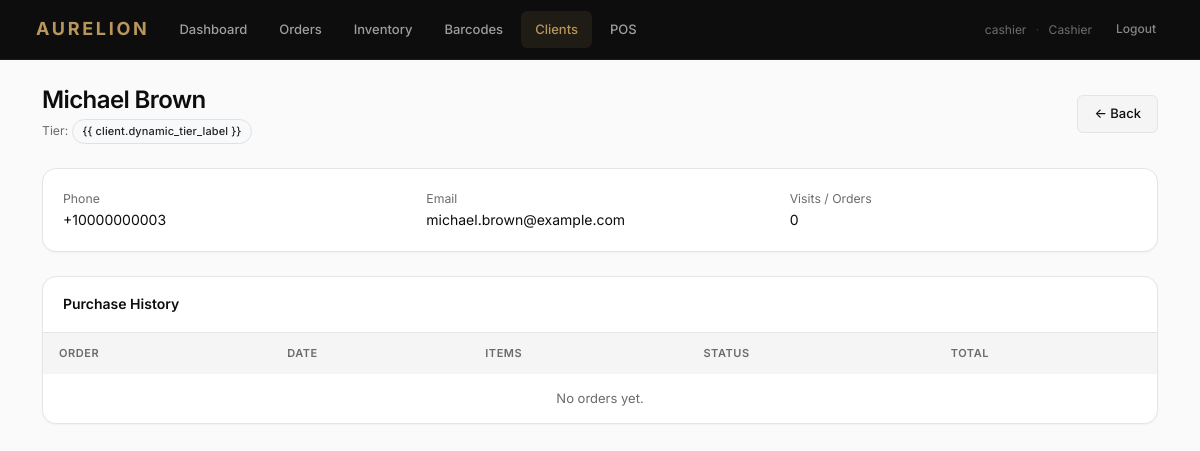
Before: /clients/3/ (signed in) with the older database file.
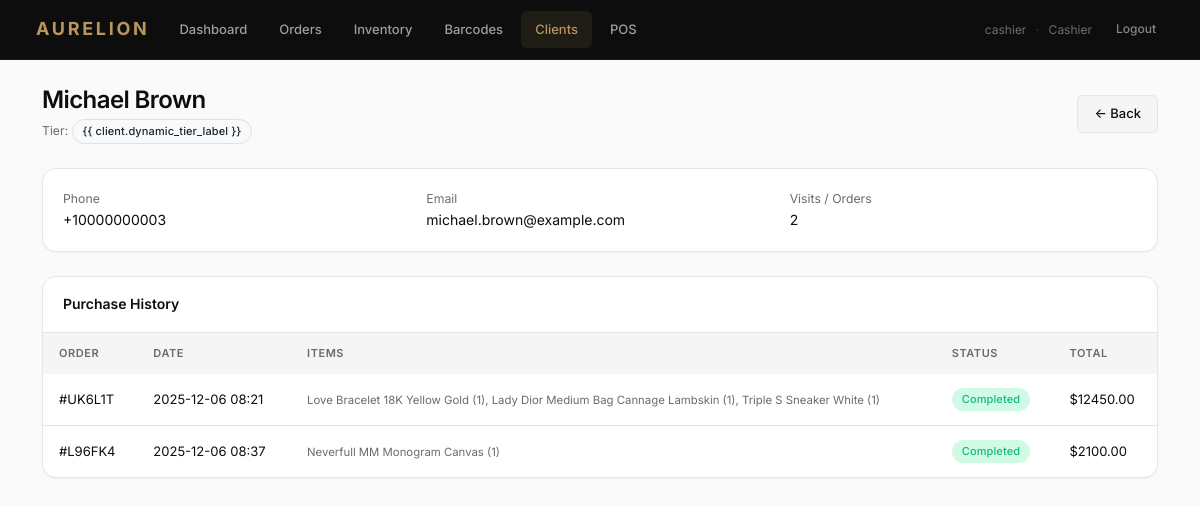
After: the same page with the newer database file.
### core/models.py (models this page shows, shortened)
class Client(models.Model):
    class LoyaltyTier(models.TextChoices):
        REGULAR = 'REGULAR', _('Regular')
        SILVER = 'SILVER', _('Silver')
        GOLD = 'GOLD', _('Gold')
        PLATINUM = 'PLATINUM', _('Platinum')
    first_name = models.CharField(max_length=100)
    last_name = models.CharField(max_length=100, blank=True)
    phone = models.CharField(max_length=20, unique=True)
    email = models.EmailField(unique=True, null=True, blank=True)
    birthday = models.DateField(null=True, blank=True)
    notes = models.TextField(blank=True)
    prefers_communication = models.BooleanField(default=True)
    loyalty_tier = models.CharField(max_length=20, choices=LoyaltyTier.choices, default=LoyaltyTier.REGULAR, blank=True)
    created_at = models.DateTimeField(auto_now_add=True)

class Order(models.Model):
    class Type(models.TextChoices):
        SALE = 'SALE', _('Sale')
        RETURN = 'RETURN', _('Return')
        EXCHANGE = 'EXCHANGE', _('Exchange')
    class Status(models.TextChoices):
        DRAFT = 'DRAFT', _('Draft')
        CANCELLED = 'CANCELLED', _('Cancelled')
        COMPLETED = 'COMPLETED', _('Completed')
        PARTIALLY_RETURNED = 'PARTIALLY_RETURNED', _('Partially Returned')
        FULLY_RETURNED = 'FULLY_RETURNED', _('Fully Returned')
        REFUNDED = 'REFUNDED', _('Refunded')
        REFUND_PENDING = 'REFUND_PENDING', _('Refund Pending')
    type = models.CharField(
        max_length=20,
        choices=Type.choices,
        default=Type.SALE,
        db_index=True
    )
    parent_order = models.ForeignKey(
        'self',
        on_delete=models.PROTECT,
        null=True,
        blank=True,
        related_name='child_orders',
        help_text='For RETURN/EXCHANGE orders, this points to the original SALE order'
    )
    order_code = models.CharField(max_length=12, unique=True, blank=True, null=True, default=None)
    client = models.ForeignKey(Client, on_delete=models.SET_NULL, null=True, blank=True)
    location = models.ForeignKey(Location, on_delete=models.PROTECT)
    created_by = models.ForeignKey(User, on_delete=models.PROTECT)
    created_at = models.DateTimeField(auto_now_add=True)
    status = models.CharField(max_length=25, choices=Status.choices, default=Status.DRAFT)
    total_amount = models.DecimalField(max_digits=12, decimal_places=2, default=0)
    total_discount = models.DecimalField(max_digits=12, decimal_places=2, default=0)
    loyalty_points_earned = models.IntegerField(default=0)
    loyalty_points_redeemed = models.IntegerField(default=0)
    @property
    def ui_status(self):
        if self.type == self.Type.EXCHANGE:
            return 'EXCHANGE'
        elif self.type == self.Type.RETURN:
            return 'RETURN'
        return self.status

class OrderItem(models.Model):
    order = models.ForeignKey(Order, on_delete=models.CASCADE, related_name='items')
    variant = models.ForeignKey(ProductVariant, on_delete=models.PROTECT)
    quantity = models.PositiveIntegerField()
    unit_price = models.DecimalField(max_digits=10, decimal_places=2)
    line_discount = models.DecimalField(max_digits=10, decimal_places=2, default=0)
    qty_returned = models.PositiveIntegerField(
        default=0,
        help_text='Total quantity returned or exchanged from this line item'
    )
    class Meta:
        constraints = [
            models.CheckConstraint(
                check=models.Q(qty_returned__lte=models.F('quantity')),
                name='qty_returned_lte_quantity'
            )
        ]

class ProductVariant(models.Model):
    HARDWARE_CHOICES = [
        ('Gold', 'Gold'),
        ('Silver', 'Silver'),
        ('Palladium', 'Palladium'),
        ('Rose Gold', 'Rose Gold'),
        ('Ruthenium', 'Ruthenium'),
        ('Brass', 'Brass'),
        ('None', 'None'),
    ]
    CURRENCY_CHOICES = [
        ('USD', 'USD'),
        ('EUR', 'EUR'),
        ('GBP', 'GBP'),
        ('UZS', 'UZS'),
    ]
    product = models.ForeignKey(Product, on_delete=models.CASCADE, related_name='variants')
    sku = models.CharField(max_length=50, unique=True)
    color = models.CharField(max_length=50)
    size = models.CharField(max_length=20)
    hardware_type = models.CharField(max_length=50, choices=HARDWARE_CHOICES, blank=True)
    variant_material = models.CharField(max_length=100, blank=True)
    cost_price = models.DecimalField(max_digits=10, decimal_places=2)
    retail_price = models.DecimalField(max_digits=10, decimal_places=2)
    currency = models.CharField(max_length=3, choices=CURRENCY_CHOICES, default='USD')
    serial_number = models.CharField(max_length=100, blank=True, unique=True, null=True)
    authentication_code = models.CharField(max_length=100, blank=True)
    edition_number = models.CharField(max_length=50, blank=True)
    initial_quantity = models.PositiveIntegerField(default=1)
    storage_location = models.ForeignKey(Location, on_delete=models.PROTECT, null=True, blank=True)
    minimum_stock_level = models.PositiveIntegerField(default=1)
    created_at = models.DateTimeField(auto_now_add=True)
    updated_at = models.DateTimeField(auto_now=True)
    class Meta:
        unique_together = ('product', 'color', 'size')

class Product(models.Model):
    BRAND_CHOICES = [
        ('Gucci', 'Gucci'), ('Prada', 'Prada'), ('Louis Vuitton', 'Louis Vuitton'),
        ('Hermès', 'Hermès'), ('Chanel', 'Chanel'), ('Dior', 'Dior'),
        ('Balenciaga', 'Balenciaga'), ('Saint Laurent', 'Saint Laurent'),
        ('Burberry', 'Burberry'), ('Fendi', 'Fendi'), ('Versace', 'Versace'),
        ('Valentino', 'Valentino'), ('Givenchy', 'Givenchy'), ('Bottega Veneta', 'Bottega Veneta'),
        ('Loewe', 'Loewe'), ('Celine', 'Celine'), ('Alexander McQueen', 'Alexander McQueen'),
        ('Dolce & Gabbana', 'Dolce & Gabbana'), ('Tom Ford', 'Tom Ford'), ('The Row', 'The Row'),
        ('Brunello Cucinelli', 'Brunello Cucinelli'), ('Loro Piana', 'Loro Piana'),
        ('Other', 'Other')
    ]
    MATERIAL_CHOICES = [
        ('Cotton', 'Cotton'), ('Silk', 'Silk'), ('Wool', 'Wool'), ('Cashmere', 'Cashmere'),
        ('Linen', 'Linen'), ('Leather', 'Leather'), ('Denim', 'Denim'), ('Velvet', 'Velvet'),
        ('Satin', 'Satin'), ('Chiffon', 'Chiffon'), ('Tweed', 'Tweed'), ('Polyester', 'Polyester'),
        ('Viscose', 'Viscose'), ('Nylon', 'Nylon'), ('Elastane', 'Elastane'),
        ('Other', 'Other'), ('Blend', 'Blend')
    ]
    CATEGORY_CHOICES = [
        ('Bags', 'Bags'),
        ('Shoes', 'Shoes'),
        ('Accessories', 'Accessories'),
        ('Clothing', 'Clothing'),
        ('Jewelry', 'Jewelry'),
        ('Watches', 'Watches'),
        ('Eyewear', 'Eyewear'),
        ('Fragrance', 'Fragrance'),
    ]
    CONDITION_CHOICES = [
        ('New', 'New'),
        ('Display', 'Display'),
        ('Vintage', 'Vintage'),
        ('Like New', 'Like New'),
    ]
    PACKAGING_CONDITION_CHOICES = [
        ('Pristine', 'Pristine / Like New'),
        ('Complete', 'Complete - Minor Wear'),
        ('Partial', 'Partial - Missing Components'),
        ('Worn', 'Worn / Damaged'),
    ]
    brand = models.CharField(max_length=100)
    name = models.CharField(max_length=100)
    category = models.CharField(max_length=50, choices=CATEGORY_CHOICES, default='Accessories')
    collection = models.CharField(max_length=100, blank=True)
    season = models.CharField(max_length=50, blank=True)
    description = models.TextField(blank=True)
    base_sku = models.CharField(max_length=50, unique=True)
    supplier_product_code = models.CharField(max_length=100, blank=True)
    material = models.CharField(max_length=100, blank=True)
    material_composition = models.TextField(blank=True, help_text="Specific blend details or other material name")
    condition = models.CharField(max_length=20, choices=CONDITION_CHOICES, default='New')
    release_year = models.IntegerField(null=True, blank=True)
    is_limited_edition = models.BooleanField(default=False)
    has_box = models.BooleanField(default=False)
    has_dust_bag = models.BooleanField(default=False)
    has_warranty_card = models.BooleanField(default=False)
    has_care_card = models.BooleanField(default=False)
    has_extras = models.BooleanField(default=False)
    packaging_notes = models.TextField(blank=True)
    packaging_condition = models.CharField(max_length=50, blank=True, choices=PACKAGING_CONDITION_CHOICES)
    provenance_notes = models.TextField(blank=True)
    country_of_origin = models.CharField(max_length=100, blank=True)
    image = models.ImageField(upload_to='products/', null=True, blank=True)
    internal_tags = models.TextField(blank=True, help_text="Comma-separated tags")
    keywords = models.TextField(blank=True)
    display_notes = models.TextField(blank=True)
    is_luxury_product = models.BooleanField(default=False)
    is_archived = models.BooleanField(default=False)

### core/views.py (the view)
# urls.py: path('clients/<int:pk>/', views.ClientDetailView.as_view(), name='client_detail'),
class ClientDetailView(SalesAssociateRequiredMixin, DetailView):
    model = Client
    template_name = 'core/client_detail.html'
    context_object_name = 'client'

### core/models.py (called while the page is built)
    def is_owner(self):
        return self.role == self.Role.OWNER

    def is_cashier(self):
        return self.role == self.Role.CASHIER or self.is_owner()

    def is_sales_associate(self):
        return self.role == self.Role.SALES_ASSOCIATE or self.is_cashier()

### core/permissions.py (called while the page is built)
    def test_func(self):
        user = self.request.user
        return user.is_authenticated and user.is_sales_associate()

### core/templates/core/client_detail.html (shortened to what this page needs)
{% extends 'core/base.html' %}
{% load tz %}
{% block content %}
<div class="d-flex justify-content-between align-items-center mb-4">
    <div>
        <h2 class="mb-1">{{ client.first_name }} {{ client.last_name }}</h2>
        <p class="text-muted small mb-0">Tier: <span class="badge bg-light text-dark border">{{
                client.dynamic_tier_label }}</span></p>
    </div>
    <a href="{% url 'client_list' %}" class="btn btn-view">&larr; Back</a>
</div>
<div class="card">
    <div class="card-body">
        <div class="row g-3">
            <div class="col-md-4">
                <div class="text-muted small">Phone</div>
                <div>{{ client.phone }}</div>
            </div>
            <div class="col-md-4">
                <div class="text-muted small">Email</div>
                <div>{{ client.email|default:"-" }}</div>
            </div>
            <div class="col-md-4">
                <div class="text-muted small">Visits / Orders</div>
                <div>{{ client.order_set.count }}</div>
            </div>
        </div>
    </div>
</div>
<div class="card mt-4">
    <div class="card-header">Purchase History</div>
    <div class="table-responsive">
        <table class="table mb-0">
            <thead>
                <tr>
                    <th>Order</th>
                    <th>Date</th>
                    <th>Items</th>
                    <th>Status</th>
                    <th>Total</th>
                </tr>
            </thead>
            <tbody>
                {% for order in client.order_set.all %}
                <tr>
                    <td>#{{ order.order_code|default:order.id }}</td>
                    <td>{{ order.created_at|localtime|date:"Y-m-d H:i" }}</td>
                    <td>
                        <small class="text-muted">
                            {% for item in order.items.all %}
                            {{ item.variant.product.name }} ({{ item.quantity }}){% if not forloop.last %}, {% endif %}
                            {% endfor %}
                        </small>
                    </td>
                    <td>
                        {% if order.ui_status == 'EXCHANGE' %}
                        <span class="badge bg-warning text-dark">Exchange</span>
                        {% elif order.status == 'REFUNDED' %}
                        <span class="badge bg-danger">Refunded</span>
                        {% elif order.status == 'COMPLETED' %}
                        <span class="badge bg-success">Completed</span>
                        {% else %}
                        <span class="badge bg-light text-dark border">{{ order.get_status_display }}</span>
                        {% endif %}
                    </td>
                    <td>${{ order.total_amount }}</td>
                </tr>
                {% empty %}
                <tr>
                    <td colspan="5" class="text-center text-muted">No orders yet.</td>
                </tr>
                {% endfor %}
            </tbody>
        </table>
    </div>
</div>
{% endblock %}

Changed rows visible on the page:
computed for Client "Michael": order_set.count "0" → "2"
added Order: order_code "UK6L1T", created_at "2025-12-06 08:21", type "Completed", total_amount "12450.00"
added OrderItem: variant.product.name "Love Bracelet 18K Yellow Gold", quantity "1", shown under "UK6L1T"
added OrderItem: variant.product.name "Lady Dior Medium Bag Cannage Lambskin", quantity "1", shown under "UK6L1T"
added OrderItem: variant.product.name "Triple S Sneaker White", quantity "1", shown under "UK6L1T"
added Order: order_code "L96FK4", created_at "2025-12-06 08:37", type "Completed", total_amount "2100.00"
added OrderItem: variant.product.name "Neverfull MM Monogram Canvas", quantity "1", shown under "L96FK4"
Other visible differences:
text no longer shown: "No orders yet."
